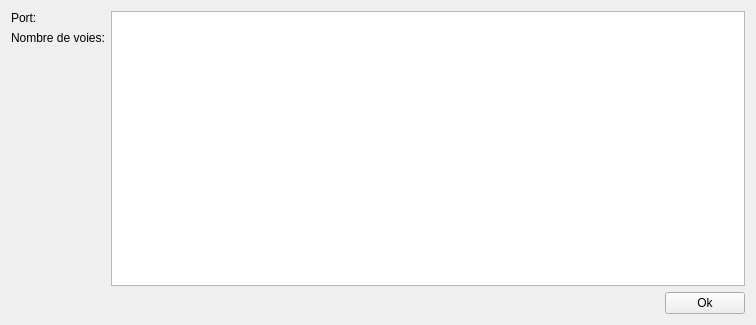
<?xml version="1.0" encoding="UTF-8"?>
<ui version="4.0">
 <class>MoniteurSerie</class>
 <widget class="QWidget" name="MoniteurSerie">
  <property name="geometry">
   <rect>
    <x>0</x>
    <y>0</y>
    <width>756</width>
    <height>325</height>
   </rect>
  </property>
  <property name="windowTitle">
   <string>Form</string>
  </property>
  <layout class="QVBoxLayout" name="verticalLayout_2">
   <item>
    <layout class="QHBoxLayout" name="horizontalLayout">
     <item>
      <layout class="QVBoxLayout" name="verticalLayout">
       <item>
        <widget class="QLabel" name="port">
         <property name="text">
          <string>Port:</string>
         </property>
        </widget>
       </item>
       <item>
        <widget class="QLabel" name="voies">
         <property name="text">
          <string>Nombre de voies:</string>
         </property>
        </widget>
       </item>
       <item>
        <spacer name="verticalSpacer">
         <property name="orientation">
          <enum>Qt::Vertical</enum>
         </property>
         <property name="sizeHint" stdset="0">
          <size>
           <width>20</width>
           <height>40</height>
          </size>
         </property>
        </spacer>
       </item>
      </layout>
     </item>
     <item>
      <widget class="QPlainTextEdit" name="affichage">
       <property name="textInteractionFlags">
        <set>Qt::TextSelectableByKeyboard|Qt::TextSelectableByMouse</set>
       </property>
      </widget>
     </item>
    </layout>
   </item>
   <item>
    <layout class="QHBoxLayout" name="horizontalLayout_2">
     <item>
      <spacer name="horizontalSpacer">
       <property name="orientation">
        <enum>Qt::Horizontal</enum>
       </property>
       <property name="sizeHint" stdset="0">
        <size>
         <width>40</width>
         <height>20</height>
        </size>
       </property>
      </spacer>
     </item>
     <item>
      <widget class="QPushButton" name="ok">
       <property name="text">
        <string>Ok</string>
       </property>
      </widget>
     </item>
    </layout>
   </item>
  </layout>
 </widget>
 <resources/>
 <connections>
  <connection>
   <sender>ok</sender>
   <signal>clicked()</signal>
   <receiver>MoniteurSerie</receiver>
   <slot>hide()</slot>
   <hints>
    <hint type="sourcelabel">
     <x>714</x>
     <y>300</y>
    </hint>
    <hint type="destinationlabel">
     <x>746</x>
     <y>319</y>
    </hint>
   </hints>
  </connection>
 </connections>
</ui>
